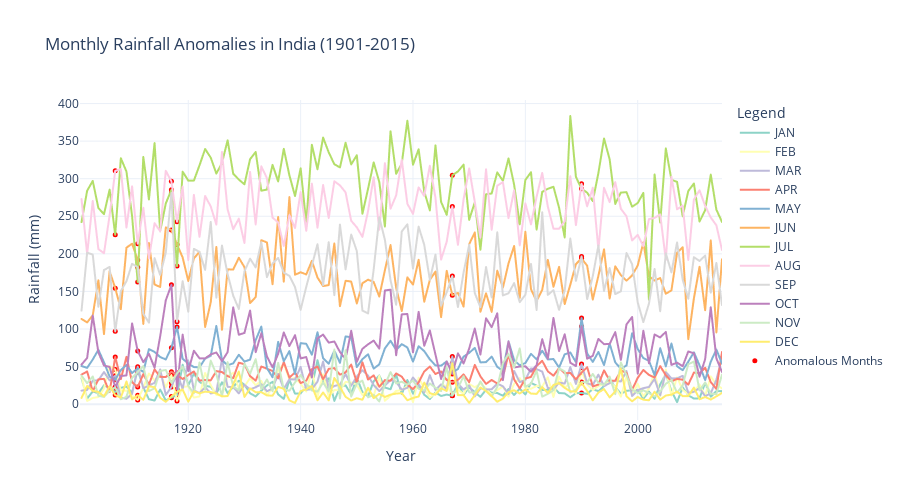

Write notebook code for a chart like this one.
### Markdown cell above
Now, let’s identify anomalies in monthly rainfall:

### Code cell
# preparing data for monthly anomalies
monthly_anomalies = []
for column in monthly_columns:
    for _, row in monthly_anomalies_df.iterrows():
        monthly_anomalies.append({'Year': row['YEAR'], 'Month': column, 'Rainfall': row[column]})

monthly_anomalies_df_long = pd.DataFrame(monthly_anomalies)

fig_monthly_anomalies = ex.line(
    rainfall_data,
    x='YEAR',
    y=monthly_columns,
    labels={'YEAR': 'Year', 'value': 'Rainfall (mm)', 'variable': 'Month'},
    title='Monthly Rainfall Anomalies in India (1901-2015)',
    color_discrete_sequence=ex.colors.qualitative.Set3
)

fig_monthly_anomalies.add_trace(gh.Scatter(
    x=monthly_anomalies_df_long['Year'],
    y=monthly_anomalies_df_long['Rainfall'],
    mode='markers',
    name='Anomalous Months',
    marker=dict(color='red', size=5, symbol='circle')
))

fig_monthly_anomalies.update_layout(
    template='plotly_white',
    legend=dict(title="Legend"),
    height=500
)

fig_monthly_anomalies.show()
